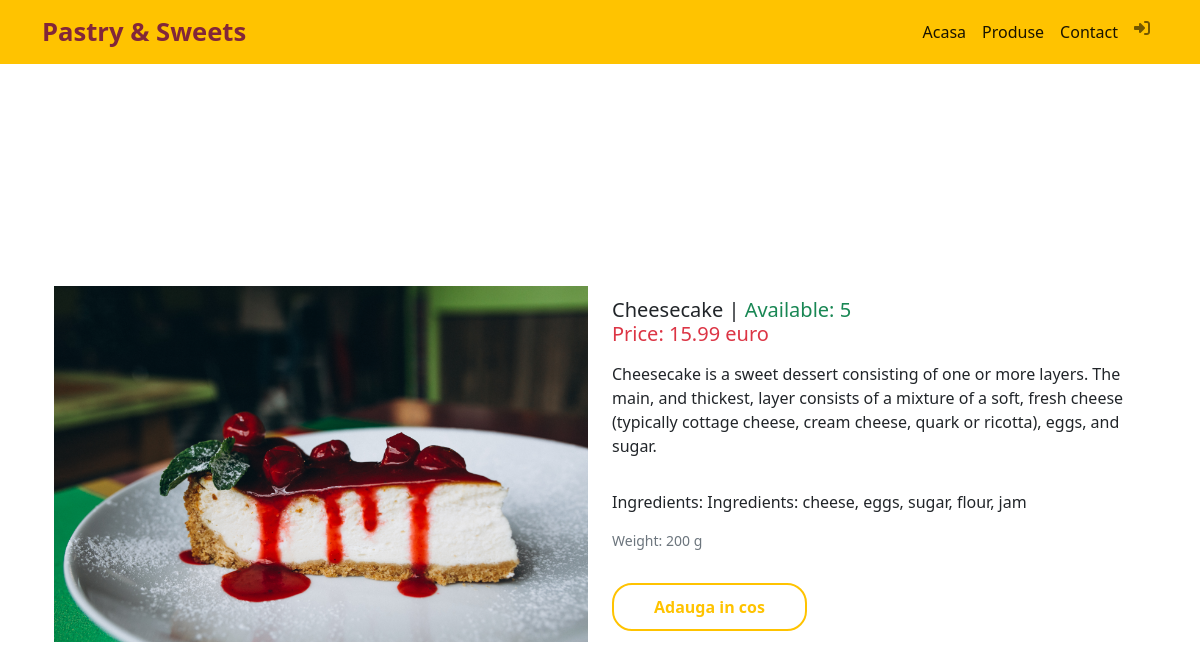
Screenshot of /product/4/ with the database file from the repository.
### products_app/models/product.py (models this page shows, shortened)
class Product(models.Model):
    name = models.CharField(max_length=100)
    description = models.TextField()
    price = models.DecimalField(max_digits=10, decimal_places=2)
    image = models.ImageField(upload_to='product_images/', null=True, blank=True)
    available_quantity = models.PositiveIntegerField(default=0)
    ingredients = models.TextField(null=True)
    weight_grams = models.PositiveIntegerField(default=0)
    category = models.ForeignKey(Category, on_delete=models.CASCADE)
    manufacturer = models.ForeignKey(Manufacturer, on_delete=models.CASCADE)

### products_app/views.py (the view)
# urls.py: path('product/<int:product_id>/', product_detail, name='product'),
def product_detail(request, product_id):
    product = get_object_or_404(Product, pk=product_id)
    return render(request, 'products_app/product.html', {'product': product})

### products_app/templates/products_app/product.html
{% extends "sweet_market_place_app/base.html" %}
{% block content %}
<div class="container">
    <div class="row d-flex justify-content-center align-items-center" style="height: 100vh;">
        <div class="col">
            <img src="{{ product.image.url }}" alt="{{ product.name }} Image" class="img-fluid">
        </div>
        <div class="col">
            <div class="row">
                <h5 class="card-title">{{ product.name }} | <span class="text-success">Available: {{product.available_quantity}}</span></h5>
                <h5 class="card-title text-danger">Price: {{ product.price }} euro</h5>
                <p class="card-text"><p> {{product.description}}</p>
                <p class="card-text"><p>Ingredients: {{product.ingredients}}</p>
                <p class="card-text"><small class="text-muted">Weight: {{ product.weight_grams }} g</small></p>
            </div>
            {% if user %}
                <a href="{% url 'sweet_market_place_app:add_to_cart' product_id=product.id %}">
                    <button class="btn-custom-reverse spaced-top-2">Adauga in cos</button>
                </a>
            {% endif %}
        </div>
    </div>
</div>
{% endblock %}

### static/css/base.css (style rules this page uses)
.spaced-top-2 { margin-top: 2em; }
.btn-custom-reverse { font-weight: bold; background-color: #FFFFFF; padding: 10px 40px; border-radius: 20px; border: 2px solid #FFC300; color: #FFC300; }

### rows the page displays
Product: image (picture), name "Cheesecake", available_quantity "5", price "15.99", description "Cheesecake is a sweet dessert consisting of one or more layers. The main, and thickest, layer consists of a mixture of a soft, fresh cheese (typically cottage cheese, cream cheese, quark or ricotta), eggs, and sugar.", ingredients "Ingredients: cheese, eggs, sugar, flour, jam", weight_grams "200"
